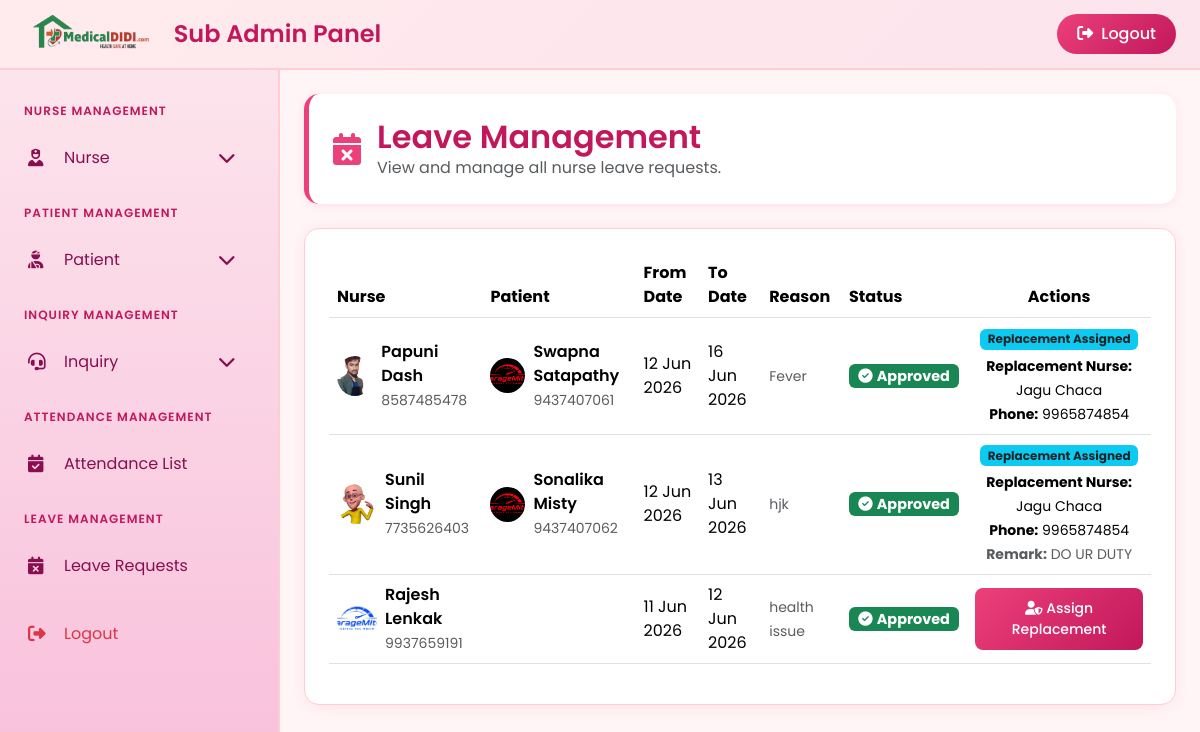
The page /subadmin/leave-list/ (signed in) on the database its author committed.
### app/models.py (models this page shows, shortened)
class NurseLeave(models.Model):
    STATUS_CHOICES = (
        ('Pending', 'Pending'),
        ('Approved', 'Approved'),
        ('Rejected', 'Rejected'),
    )
    nurse = models.ForeignKey(Nurse, on_delete=models.CASCADE, related_name='leaves')
    from_date = models.DateField()
    to_date = models.DateField()
    reason = models.TextField()
    status = models.CharField(max_length=20, choices=STATUS_CHOICES, default='Pending')
    admin_remark = models.TextField(null=True, blank=True)
    created_at = models.DateTimeField(auto_now_add=True)
    updated_at = models.DateTimeField(auto_now=True)
    class Meta:
        ordering = ['-from_date', '-created_at']

class Nurse(models.Model):
    GENDER_CHOICES = (
        ('Male', 'Male'),
        ('Female', 'Female'),
        ('Other', 'Other'),
    )
    full_name = models.CharField(max_length=200)
    gender = models.CharField(max_length=20, choices=GENDER_CHOICES)
    dob = models.DateField()
    profile_image = models.ImageField(upload_to='nurse_profile/', null=True, blank=True)
    aadhaar_image = models.ImageField(upload_to='nurse_aadhaar/', null=True, blank=True)
    email = models.EmailField()
    phone = models.CharField(max_length=20, unique=True)
    address = models.TextField()
    pin_code = models.CharField(max_length=10)
    certificate_image = models.ImageField(upload_to='nurse_certificates/', null=True, blank=True)
    experience = models.CharField(max_length=200)
    joining_date = models.DateField()
    password = models.CharField(max_length=200, default='')
    is_approved = models.BooleanField(default=False)
    parents_name = models.CharField(max_length=200, null=True, blank=True)
    parents_aadhaar_image = models.ImageField(upload_to='nurse_parents_aadhaar/', null=True, blank=True)
    parents_contact_number = models.CharField(max_length=20, null=True, blank=True)
    created_at = models.DateTimeField(auto_now_add=True)

class NurseAssignment(models.Model):
    STATUS_CHOICES = (
        ('Pending', 'Pending'),
        ('Approved', 'Approved'),
        ('Rejected', 'Rejected'),
    )
    patient = models.ForeignKey(Patient, on_delete=models.CASCADE, related_name='nurse_assignments')
    nurse = models.ForeignKey(Nurse, on_delete=models.CASCADE, related_name='patient_assignments')
    remark = models.TextField(null=True, blank=True)
    status = models.CharField(max_length=20, choices=STATUS_CHOICES, default='Pending')
    assigned_at = models.DateTimeField(auto_now_add=True)
    class Meta:
        unique_together = ('patient', 'nurse')

class Patient(models.Model):
    full_name = models.CharField(max_length=200)
    phone = models.CharField(max_length=20, unique=True)
    email = models.EmailField()
    profile_image = models.ImageField(upload_to='patient_profile/', null=True, blank=True)
    address = models.TextField()
    pin_code = models.CharField(max_length=10)
    aadhaar_image = models.ImageField(upload_to='patient_aadhaar/')
    agreement_image = models.ImageField(upload_to='patient_agreement/', null=True, blank=True)
    patient_representative_name = models.CharField(max_length=200)
    patient_representative_phone = models.CharField(max_length=20)
    password = models.CharField(max_length=200)
    is_approved = models.BooleanField(default=False)
    created_at = models.DateTimeField(auto_now_add=True)

class TemporaryAssignment(models.Model):
    STATUS_CHOICES = (
        ('Pending', 'Pending'),
        ('Approved', 'Approved'),
        ('Rejected', 'Rejected'),
    )
    original_assignment = models.ForeignKey(NurseAssignment, on_delete=models.CASCADE, related_name='temporary_assignments')
    patient = models.ForeignKey(Patient, on_delete=models.CASCADE, related_name='temporary_assignments')
    replacement_nurse = models.ForeignKey(Nurse, on_delete=models.CASCADE, related_name='temporary_assignments_as_replacement')
    leave = models.ForeignKey(NurseLeave, on_delete=models.CASCADE, related_name='temporary_assignments')
    start_date = models.DateField()
    end_date = models.DateField()
    remark = models.TextField(null=True, blank=True)
    status = models.CharField(max_length=20, choices=STATUS_CHOICES, default='Pending')
    created_at = models.DateTimeField(auto_now_add=True)
    class Meta:
        ordering = ['-start_date']

### app/views.py (the view)
# urls.py: path('subadmin/leave-list/', views.subadmin_leave_list, name='subadmin_leave_list'),
def subadmin_leave_list(request):
    if not request.session.get('sub_admin_id'):
        return redirect('sub_admin_login')
    leaves = NurseLeave.objects.all().order_by('-created_at')
    nurses = Nurse.objects.filter(is_approved=True)
    return render(request, 'subadmin/leave_list.html', {
        'leaves': leaves,
        'nurses': nurses
    })

### templates/subadmin/leave_list.html (shortened to what this page needs)
{% extends "subadmin/sub_admin_dashboard.html" %}
{% load static %}
{% block content %}
<div class="page-header">
    <div class="d-flex align-items-center">
        <i class="fas fa-calendar-times fa-2x me-3" style="color: var(--primary-pink);"></i>
        <div>
            <h2>Leave Management</h2>
            <p class="mb-0 text-muted">View and manage all nurse leave requests.</p>
        </div>
    </div>
</div>
<div class="row">
    <div class="col-12">
        <div class="dashboard-card">
            {% if leaves %}
                <div class="table-responsive">
                    <table class="table table-hover align-middle">
                        <thead style="background: var(--light-pink);">
                            <tr>
                                <th scope="col">Nurse</th>
                                <th scope="col">Patient</th>
                                <th scope="col">From Date</th>
                                <th scope="col">To Date</th>
                                <th scope="col">Reason</th>
                                <th scope="col">Status</th>
                                <th scope="col" class="text-center">Actions</th>
                            </tr>
                        </thead>
                        <tbody>
                            {% for leave in leaves %}
                            <tr>
                                <td>
                                    <div class="d-flex align-items-center">
                                        {% if leave.nurse.profile_image %}
                                            <img src="{{ leave.nurse.profile_image.url }}" alt="{{ leave.nurse.full_name }}" class="rounded-circle me-2" width="40" height="40" style="object-fit: cover;">
                                        {% else %}
                                            <div class="rounded-circle d-flex align-items-center justify-content-center me-2" style="width:40px; height:40px; background: linear-gradient(135deg, #10b981, #059669);">
                                                <i class="fas fa-user-nurse text-white"></i>
                                            </div>
                                        {% endif %}
                                        <div>
                                            <span class="fw-semibold">{{ leave.nurse.full_name }}</span>
                                            <br><small class="text-muted">{{ leave.nurse.phone }}</small>
                                        </div>
                                    </div>
                                </td>
                                <td>
                                    {% for assignment in leave.nurse.patient_assignments.all %}
                                        {% if assignment.status == 'Approved' %}
                                            <div class="d-flex align-items-center">
                                                {% if assignment.patient.profile_image %}
                                                    <img src="{{ assignment.patient.profile_image.url }}" alt="{{ assignment.patient.full_name }}" class="rounded-circle me-2" width="35" height="35" style="object-fit: cover;">
                                                {% else %}
                                                    <div class="rounded-circle d-flex align-items-center justify-content-center me-2" style="width:35px; height:35px; background: linear-gradient(135deg, #ec407a, #c2185b);">
                                                        <i class="fas fa-user-injured text-white"></i>
                                                    </div>
                                                {% endif %}
                                                <div>
                                                    <span class="fw-semibold">{{ assignment.patient.full_name }}</span>
                                                    <br><small class="text-muted">{{ assignment.patient.phone }}</small>
                                                </div>
                                            </div>
                                        {% endif %}
                                    {% empty %}
                                        <span class="text-muted">No active assignment</span>
                                    {% endfor %}
                                </td>
                                <td>{{ leave.from_date|date:"d M Y" }}</td>
                                <td>{{ leave.to_date|date:"d M Y" }}</td>
                                <td style="max-width: 200px;">
                                    <small class="text-muted">{{ leave.reason|truncatechars:100 }}</small>
                                </td>
                                <td>
                                    {% if leave.status == 'Pending' %}
                                        <span class="badge bg-warning text-dark" style="font-size:0.9rem;">
                                            <i class="fas fa-clock me-1"></i>Pending
                                        </span>
                                    {% elif leave.status == 'Approved' %}
                                        <span class="badge bg-success" style="font-size:0.9rem;">
                                            <i class="fas fa-check-circle me-1"></i>Approved
                                        </span>
                                    {% else %}
                                        <span class="badge bg-danger" style="font-size:0.9rem;">
                                            <i class="fas fa-times-circle me-1"></i>Rejected
                                        </span>
                                    {% endif %}
                                </td>
                                <td class="text-center">
                                    {% if leave.status == 'Pending' %}
                                        <a href="{% url 'approve_leave' leave.id %}" class="btn btn-green btn-sm me-2" title="Approve">
                                            <i class="fas fa-check"></i> Approve
                                        </a>
                                        <button type="button" class="btn btn-danger btn-sm" data-bs-toggle="modal" data-bs-target="#rejectModal{{ leave.id }}">
                                            <i class="fas fa-times"></i> Reject
                                        </button>
                                        <div class="modal fade" id="rejectModal{{ leave.id }}" tabindex="-1">
                                            <div class="modal-dialog">
                                                <form method="POST" action="{% url 'reject_leave' leave.id %}" class="modal-content">
                                                    {% csrf_token %}
                                                    <div class="modal-header">
                                                        <h5 class="modal-title">Reject Leave Request</h5>
                                                        <button type="button" class="btn-close" data-bs-dismiss="modal"></button>
                                                    </div>
                                                    <div class="modal-body">
                                                        <div class="mb-3">
                                                            <label class="form-label fw-semibold">Admin Remark (Optional)</label>
                                                            <textarea name="admin_remark" class="form-control" rows="3" placeholder="Enter reason for rejection..."></textarea>
                                                        </div>
                                                    </div>
                                                    <div class="modal-footer">
                                                        <button type="button" class="btn btn-secondary" data-bs-dismiss="modal">Cancel</button>
                                                        <button type="submit" class="btn btn-danger">Confirm Reject</button>
                                                    </div>
                                                </form>
                                            </div>
                                        </div>
                                    {% elif leave.status == 'Approved' %}
                                        {% if not leave.temporary_assignments.all %}
                                            <a href="{% url 'assign_replacement_nurse' leave.id %}" class="btn btn-pink btn-sm">
                                                <i class="fas fa-user-shield"></i> Assign Replacement
                                            </a>
                                        {% else %}
                                            <div>
                                                <span class="badge bg-info text-dark mb-1">Replacement Assigned</span>
                                                {% for temp_assign in leave.temporary_assignments.all %}
                                                    <br><small><strong>Replacement Nurse:</strong> {{ temp_assign.replacement_nurse.full_name }}</small>
                                                    <br><small><strong>Phone:</strong> {{ temp_assign.replacement_nurse.phone }}</small>
                                                    {% if temp_assign.remark %}
                                                        <br><small class="text-muted"><strong>Remark:</strong> {{ temp_assign.remark }}</small>
                                                    {% endif %}
                                                {% endfor %}
                                            </div>
                                        {% endif %}
                                    {% else %}
                                        {% if leave.admin_remark %}
                                            <span class="text-muted small">Remark: {{ leave.admin_remark }}</span>
                                        {% endif %}
                                    {% endif %}
                                </td>
                            </tr>
                            {% endfor %}
                        </tbody>
                    </table>
                </div>
            {% else %}
                <div class="text-center py-5">
                    <i class="fas fa-inbox fa-3x mb-3" style="color: var(--primary-pink);"></i>
                    <h5>No Leave Requests Yet</h5>
                    <p class="text-muted">No leave requests have been submitted by nurses.</p>
                </div>
            {% endif %}
        </div>
    </div>
</div>
{% endblock %}

### templates/subadmin/sub_admin_dashboard.html (style rules this page uses)
:root { --primary-pink: #ec407a; --dark-pink: #c2185b; --light-pink: #fce4ec; --soft-pink: #fff5f7; --hover-pink: #f8bbd9; --sidebar-width: 280px; }
* { margin: 0; padding: 0; box-sizing: border-box; }
body { font-family: 'Poppins', sans-serif; background-color: var(--soft-pink); overflow-x: hidden; }
.page-header { background: white; border-radius: 15px; padding: 1.5rem; margin-bottom: 1.5rem; border-left: 5px solid var(--primary-pink); box-shadow: 0 2px 10px rgba(236, 64, 122, 0.1); }
.page-header h2 { color: var(--dark-pink); margin: 0; font-weight: 600; }
.dashboard-card { background: white; border-radius: 15px; padding: 1.5rem; box-shadow: 0 2px 15px rgba(236, 64, 122, 0.1); border: 1px solid #ffcdd2; transition: transform 0.3s ease; }
.btn-pink { background: linear-gradient(135deg, var(--primary-pink) 0%, var(--dark-pink) 100%); border: none; color: white; padding: 0.625rem 1.5rem; border-radius: 8px; font-weight: 500; transition: all 0.3s ease; }

### rows shown on the page
NurseLeave: nurse.profile_image (picture), nurse.full_name "Papuni Dash", nurse.phone "8587485478", from_date "12 Jun 2026", to_date "16 Jun 2026", reason "Fever", status "Approved" (drawn)
NurseAssignment: patient.profile_image (picture), patient.full_name "Swapna Satapathy", patient.phone "9437407061"
TemporaryAssignment: replacement_nurse.full_name "Jagu Chaca", replacement_nurse.phone "9965874854"
NurseLeave: nurse.profile_image (picture), nurse.full_name "Sunil Singh", nurse.phone "7735626403", from_date "12 Jun 2026", to_date "13 Jun 2026", reason "hjk", status "Approved" (drawn)
NurseAssignment: patient.profile_image (picture), patient.full_name "Sonalika Misty", patient.phone "9437407062"
TemporaryAssignment: replacement_nurse.full_name "Jagu Chaca", replacement_nurse.phone "9965874854", remark "DO UR DUTY"
NurseLeave: nurse.profile_image (picture), nurse.full_name "Rajesh Lenkak", nurse.phone "9937659191", from_date "11 Jun 2026", to_date "12 Jun 2026", reason "health issue", status "Approved" (drawn)
